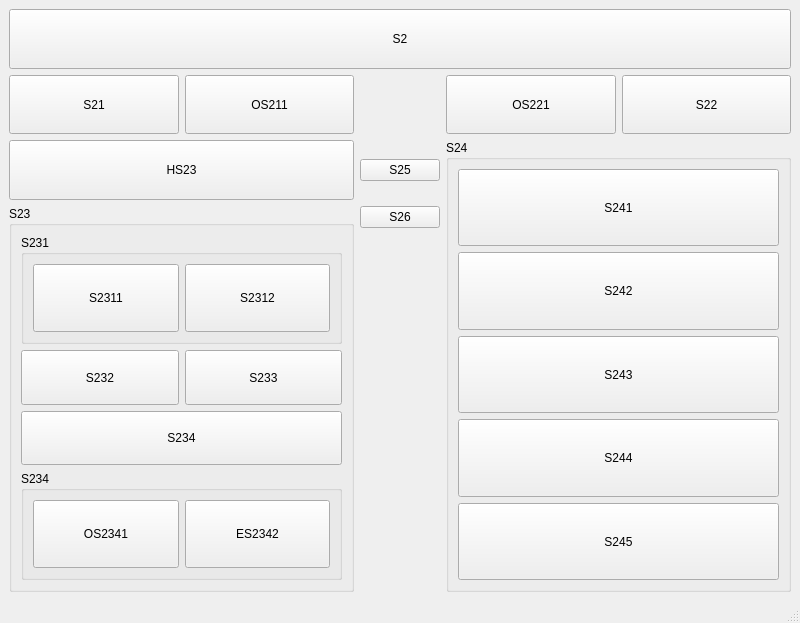
<?xml version="1.0" encoding="UTF-8"?>
<ui version="4.0">
 <class>MainWindow</class>
 <widget class="QMainWindow" name="MainWindow">
  <property name="geometry">
   <rect>
    <x>0</x>
    <y>0</y>
    <width>800</width>
    <height>623</height>
   </rect>
  </property>
  <property name="windowTitle">
   <string>MainWindow</string>
  </property>
  <widget class="QWidget" name="centralwidget">
   <layout class="QGridLayout" name="gridLayout" rowstretch="1,1,1,6,6" columnstretch="0,0,0,0,0">
    <item row="0" column="0" colspan="5">
     <widget class="QPushButton" name="pb2">
      <property name="sizePolicy">
       <sizepolicy hsizetype="Minimum" vsizetype="MinimumExpanding">
        <horstretch>0</horstretch>
        <verstretch>0</verstretch>
       </sizepolicy>
      </property>
      <property name="text">
       <string>S2</string>
      </property>
      <property name="checkable">
       <bool>false</bool>
      </property>
      <property name="checked">
       <bool>false</bool>
      </property>
     </widget>
    </item>
    <item row="3" column="2">
     <widget class="QPushButton" name="pb26">
      <property name="text">
       <string>S26</string>
      </property>
     </widget>
    </item>
    <item row="1" column="0">
     <widget class="QPushButton" name="pb21">
      <property name="sizePolicy">
       <sizepolicy hsizetype="MinimumExpanding" vsizetype="MinimumExpanding">
        <horstretch>0</horstretch>
        <verstretch>0</verstretch>
       </sizepolicy>
      </property>
      <property name="text">
       <string>S21</string>
      </property>
      <property name="checkable">
       <bool>false</bool>
      </property>
     </widget>
    </item>
    <item row="1" column="4">
     <widget class="QPushButton" name="pb22">
      <property name="sizePolicy">
       <sizepolicy hsizetype="MinimumExpanding" vsizetype="MinimumExpanding">
        <horstretch>0</horstretch>
        <verstretch>0</verstretch>
       </sizepolicy>
      </property>
      <property name="text">
       <string>S22</string>
      </property>
      <property name="checkable">
       <bool>false</bool>
      </property>
     </widget>
    </item>
    <item row="1" column="3">
     <widget class="QPushButton" name="pb221">
      <property name="sizePolicy">
       <sizepolicy hsizetype="MinimumExpanding" vsizetype="MinimumExpanding">
        <horstretch>0</horstretch>
        <verstretch>0</verstretch>
       </sizepolicy>
      </property>
      <property name="text">
       <string>OS221</string>
      </property>
     </widget>
    </item>
    <item row="2" column="3" rowspan="3" colspan="2">
     <widget class="QGroupBox" name="g24">
      <property name="title">
       <string>S24</string>
      </property>
      <layout class="QGridLayout" name="gridLayout_3" rowstretch="1,1,1,1,1">
       <item row="1" column="1">
        <widget class="QPushButton" name="pb242">
         <property name="sizePolicy">
          <sizepolicy hsizetype="MinimumExpanding" vsizetype="MinimumExpanding">
           <horstretch>0</horstretch>
           <verstretch>0</verstretch>
          </sizepolicy>
         </property>
         <property name="text">
          <string>S242</string>
         </property>
        </widget>
       </item>
       <item row="3" column="1">
        <widget class="QPushButton" name="pb244">
         <property name="sizePolicy">
          <sizepolicy hsizetype="MinimumExpanding" vsizetype="MinimumExpanding">
           <horstretch>0</horstretch>
           <verstretch>0</verstretch>
          </sizepolicy>
         </property>
         <property name="text">
          <string>S244</string>
         </property>
        </widget>
       </item>
       <item row="2" column="1">
        <widget class="QPushButton" name="pb243">
         <property name="sizePolicy">
          <sizepolicy hsizetype="MinimumExpanding" vsizetype="MinimumExpanding">
           <horstretch>0</horstretch>
           <verstretch>0</verstretch>
          </sizepolicy>
         </property>
         <property name="text">
          <string>S243</string>
         </property>
        </widget>
       </item>
       <item row="0" column="1">
        <widget class="QPushButton" name="pb241">
         <property name="sizePolicy">
          <sizepolicy hsizetype="MinimumExpanding" vsizetype="MinimumExpanding">
           <horstretch>0</horstretch>
           <verstretch>0</verstretch>
          </sizepolicy>
         </property>
         <property name="text">
          <string>S241</string>
         </property>
        </widget>
       </item>
       <item row="4" column="1">
        <widget class="QPushButton" name="pb245">
         <property name="sizePolicy">
          <sizepolicy hsizetype="MinimumExpanding" vsizetype="MinimumExpanding">
           <horstretch>0</horstretch>
           <verstretch>0</verstretch>
          </sizepolicy>
         </property>
         <property name="text">
          <string>S245</string>
         </property>
        </widget>
       </item>
      </layout>
     </widget>
    </item>
    <item row="1" column="1">
     <widget class="QPushButton" name="pb211">
      <property name="sizePolicy">
       <sizepolicy hsizetype="MinimumExpanding" vsizetype="MinimumExpanding">
        <horstretch>0</horstretch>
        <verstretch>0</verstretch>
       </sizepolicy>
      </property>
      <property name="text">
       <string>OS211</string>
      </property>
     </widget>
    </item>
    <item row="2" column="0" colspan="2">
     <widget class="QPushButton" name="pb23">
      <property name="sizePolicy">
       <sizepolicy hsizetype="MinimumExpanding" vsizetype="MinimumExpanding">
        <horstretch>0</horstretch>
        <verstretch>0</verstretch>
       </sizepolicy>
      </property>
      <property name="text">
       <string>HS23</string>
      </property>
      <property name="checkable">
       <bool>false</bool>
      </property>
     </widget>
    </item>
    <item row="3" column="0" rowspan="2" colspan="2">
     <widget class="QGroupBox" name="g23">
      <property name="title">
       <string>S23</string>
      </property>
      <layout class="QGridLayout" name="gridLayout_2" rowstretch="2,1,1,2">
       <item row="3" column="0" colspan="2">
        <widget class="QGroupBox" name="g234">
         <property name="sizePolicy">
          <sizepolicy hsizetype="MinimumExpanding" vsizetype="MinimumExpanding">
           <horstretch>0</horstretch>
           <verstretch>0</verstretch>
          </sizepolicy>
         </property>
         <property name="title">
          <string>S234</string>
         </property>
         <layout class="QGridLayout" name="gridLayout_5">
          <item row="0" column="0">
           <widget class="QPushButton" name="pb2341">
            <property name="sizePolicy">
             <sizepolicy hsizetype="MinimumExpanding" vsizetype="MinimumExpanding">
              <horstretch>0</horstretch>
              <verstretch>0</verstretch>
             </sizepolicy>
            </property>
            <property name="text">
             <string>OS2341</string>
            </property>
           </widget>
          </item>
          <item row="0" column="1">
           <widget class="QPushButton" name="pb2342">
            <property name="sizePolicy">
             <sizepolicy hsizetype="MinimumExpanding" vsizetype="MinimumExpanding">
              <horstretch>0</horstretch>
              <verstretch>0</verstretch>
             </sizepolicy>
            </property>
            <property name="text">
             <string>ES2342</string>
            </property>
           </widget>
          </item>
         </layout>
        </widget>
       </item>
       <item row="0" column="0" colspan="2">
        <widget class="QGroupBox" name="g231">
         <property name="sizePolicy">
          <sizepolicy hsizetype="MinimumExpanding" vsizetype="MinimumExpanding">
           <horstretch>0</horstretch>
           <verstretch>0</verstretch>
          </sizepolicy>
         </property>
         <property name="title">
          <string>S231</string>
         </property>
         <layout class="QGridLayout" name="gridLayout_4" rowstretch="0">
          <item row="0" column="1">
           <widget class="QPushButton" name="pb2312">
            <property name="sizePolicy">
             <sizepolicy hsizetype="MinimumExpanding" vsizetype="MinimumExpanding">
              <horstretch>0</horstretch>
              <verstretch>0</verstretch>
             </sizepolicy>
            </property>
            <property name="text">
             <string>S2312</string>
            </property>
           </widget>
          </item>
          <item row="0" column="0">
           <widget class="QPushButton" name="pb2311">
            <property name="sizePolicy">
             <sizepolicy hsizetype="MinimumExpanding" vsizetype="MinimumExpanding">
              <horstretch>0</horstretch>
              <verstretch>0</verstretch>
             </sizepolicy>
            </property>
            <property name="text">
             <string>S2311</string>
            </property>
           </widget>
          </item>
         </layout>
        </widget>
       </item>
       <item row="1" column="1">
        <widget class="QPushButton" name="pb233">
         <property name="sizePolicy">
          <sizepolicy hsizetype="MinimumExpanding" vsizetype="MinimumExpanding">
           <horstretch>0</horstretch>
           <verstretch>0</verstretch>
          </sizepolicy>
         </property>
         <property name="text">
          <string>S233</string>
         </property>
        </widget>
       </item>
       <item row="1" column="0">
        <widget class="QPushButton" name="pb232">
         <property name="sizePolicy">
          <sizepolicy hsizetype="MinimumExpanding" vsizetype="MinimumExpanding">
           <horstretch>0</horstretch>
           <verstretch>0</verstretch>
          </sizepolicy>
         </property>
         <property name="text">
          <string>S232</string>
         </property>
        </widget>
       </item>
       <item row="2" column="0" colspan="2">
        <widget class="QPushButton" name="pb234">
         <property name="sizePolicy">
          <sizepolicy hsizetype="MinimumExpanding" vsizetype="MinimumExpanding">
           <horstretch>0</horstretch>
           <verstretch>0</verstretch>
          </sizepolicy>
         </property>
         <property name="text">
          <string>S234</string>
         </property>
        </widget>
       </item>
      </layout>
     </widget>
    </item>
    <item row="2" column="2">
     <widget class="QPushButton" name="pb25">
      <property name="sizePolicy">
       <sizepolicy hsizetype="Minimum" vsizetype="Fixed">
        <horstretch>0</horstretch>
        <verstretch>0</verstretch>
       </sizepolicy>
      </property>
      <property name="text">
       <string>S25</string>
      </property>
      <property name="checkable">
       <bool>false</bool>
      </property>
     </widget>
    </item>
   </layout>
  </widget>
  <widget class="QMenuBar" name="menubar">
   <property name="geometry">
    <rect>
     <x>0</x>
     <y>0</y>
     <width>800</width>
     <height>31</height>
    </rect>
   </property>
  </widget>
  <widget class="QStatusBar" name="statusbar"/>
 </widget>
 <resources/>
 <connections/>
</ui>
